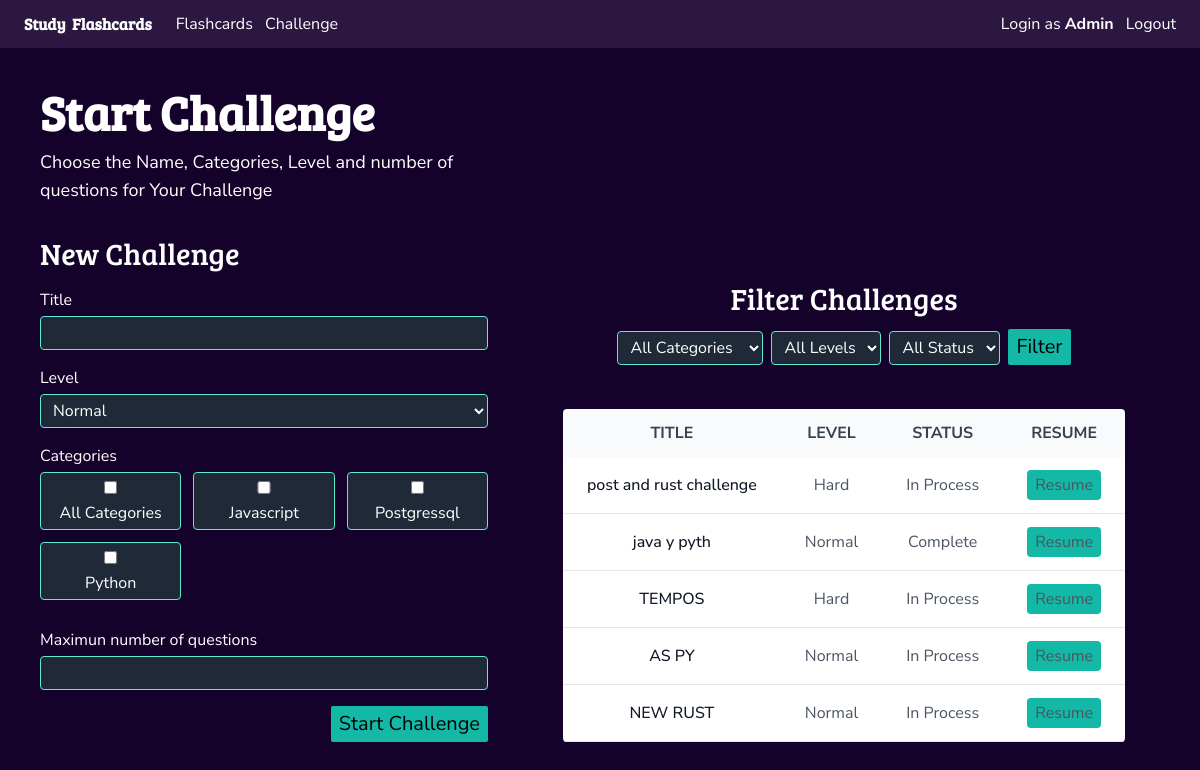
/challenges/ (signed in), run on an earlier commit of the app's database.
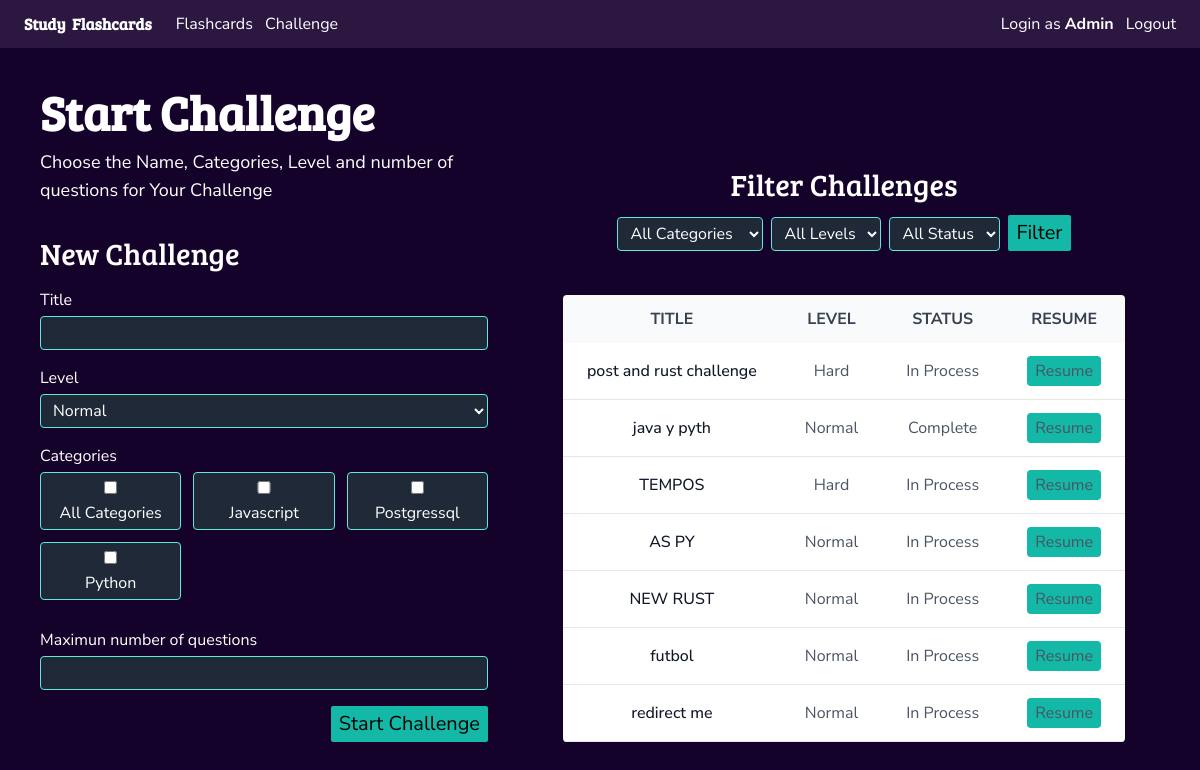
And on a later commit of the database.
### account/models.py (models this page shows)
class User(AbstractUser):
    email = models.EmailField(unique=True)
    USERNAME_FIELD = "email"
    REQUIRED_FIELDS = ["username"]
    objects = CustomUserManager()

### school/models.py (models this page shows, shortened)
class AbstractCard(models.Model):
    class Level(models.IntegerChoices):
        EASY = (1, 'Easy')
        NORMAL = (2, 'Normal')
        HARD = (3, 'Hard')
        MASTER = (4, 'Master')
    question = models.CharField(max_length=100)
    level = models.IntegerField(choices=Level.choices, default=Level.NORMAL)
    created = models.DateTimeField(auto_now_add=True)
    updated = models.DateTimeField(auto_now=True)
    class Meta:
        abstract = True

class FlashCard(AbstractCard):
    answer = models.TextField()
    category = models.ForeignKey(StudyCategory ,related_name="flashcards", on_delete=models.CASCADE, null=True)
    user = models.ForeignKey(User, related_name="flashcards", on_delete=models.CASCADE, blank=True)
    class Meta:
        ordering = ["-created"]
        indexes = [models.Index(
            fields=["-created"]
        )]

class StudyCategory(models.Model): # fcat
    name = models.CharField(max_length=100, unique=True)
    class Meta:
        ordering = ["name"]
        indexes = [models.Index(
            fields=["name"]
        )]

class Challenge(models.Model):
    class Level(models.IntegerChoices):
        EASY = (1, 'Easy')
        NORMAL = (2, 'Normal')
        HARD = (3, 'Hard')
        MASTER = (4, 'Master')
    class Status(models.IntegerChoices):
        PROCESS = (0, 'In Process')
        COMPLETE = (1, 'Complete')
    title = models.CharField(max_length=100)
    level = models.IntegerField(choices=Level.choices, default=Level.NORMAL)
    status = models.IntegerField(choices=Status.choices, default=Status.PROCESS)
    user = models.ForeignKey(User, on_delete=models.CASCADE, blank=True, related_name="challenges")
    number_questions = models.PositiveIntegerField("Maximun number of questions")
    questions = models.ManyToManyField(FlashCard, through='ChallengeQuestion')
    categories = models.ManyToManyField(StudyCategory, related_name="challenges")
    def get_resume_url(self):
        return reverse('school:challenge_resume', args=[self.id])

### school/challenge_views.py (the view)
# urls.py: path('challenges/', challenge_views.challenges, name='challenges'),
@login_required
@require_http_methods(["GET", "POST"])
def challenges(request):
    challenges = request.user.challenges.all()
    challenge_form = ChallengeForm(request=request)
    filter_challenge_form = FilterChallengeForm()
    return render(
        request,
        "school/challenges.html",
        {
            "challenge_form": challenge_form,
            "filter_challenge_form": filter_challenge_form,
            "challenges": challenges,
        },
    )

### school/forms.py (shortened to what this page needs)
class ChallengeForm(forms.ModelForm):
    categories = forms.MultipleChoiceField(
        widget=forms.CheckboxSelectMultiple, choices=[]
    )
    class Meta:
        model = Challenge
        fields = ["title", "level", "number_questions", "categories"]
    def __init__(self, *args, **kwargs):
        self.request = kwargs.pop("request", None)
        flashcard_num = self.request.user.flashcards.count()
        super(ChallengeForm, self).__init__(*args, **kwargs)
        self.fields["number_questions"].validators.append(
            MaxValueValidator(flashcard_num)
        )
        self.fields["number_questions"].widget.attrs["max"] = flashcard_num
        user_categories = StudyCategory.objects.filter(
            flashcards__user=self.request.user
        ).distinct()
        self.fields["categories"].choices = user_categories.values_list("id", "name")
        if len(self.data) == 0 or self.errors:
            self.fields["categories"].choices = (
                user_categories.filter(flashcards__level=2)
                .distinct()
                .values_list("id", "name")
            )

class FilterChallengeForm(forms.Form):
    category = forms.ChoiceField(choices=CATEGORIES, required=False)
    level = forms.ChoiceField(choices=LEVELS, required=False)
    status = forms.ChoiceField(choices=STATUS, required=False)

### school/templates/school/challenges.html (shortened to what this page needs)
{% extends 'school/base.html' %}
{% load static %}
{% block main %}
<section class="flex items-center justify-between gap-10 flex-col lg:flex-row ">
    <div id="creation-challenge-div" class="w-full max-w-md flex flex-col gap-8">
        {% if user.flashcards.count > 0 %}
            <div>
                <h1 class="text-5xl font-semibold mb-3 font-bresse">Start Challenge</h1>
                <p class="text-lg">Choose the Name, Categories, Level and number of questions for Your Challenge</p>
            </div>
            <div id="challenge-form-container" class="">
                {% include 'school/partials/forms/challenge_create.html' with form=challenge_form %}
            </div>
        {% endif %}
    </div>
    <div id="filtering-challenge-div" class="grow text-center lg:place-self-end flex flex-col gap-8">
        <div id="challenges-filter-form-container" class="flex justify-center">
            {% include "school/partials/forms/challenge_filter.html" %}
        </div>
        <div id="table-challenges-container" class="w-full">
            <table class="rounded overflow-hidden w-full max-w-[max-content] mx-auto">
                <thead class="text-gray-700 uppercase bg-gray-50 ">
                    <tr>
                        <th class="px-6 py-3">Title</th>
                        <th class="hidden md:table-cell px-6 py-3">Level</th>
                        <th class="hidden sm:table-cell px-6 py-3">Status</th>
                        <th class="px-6 py-3">Resume</th>
                    </tr>
                </thead>
                <tbody class="text-gray-600">
                    {% for challenge in challenges %}
                    <tr class="bg-white border-b ">
                        <td scope="row" class=" px-6 py-4 font-medium text-gray-900 ">{{challenge.title}}</td>
                        <td class="hidden md:table-cell px-6 py-4">{{challenge.get_level_display}}</td>
                        <td class="hidden sm:table-cell px-6 py-4">{{challenge.get_status_display}}</td>
                        <td class="px-6 py-4">
                            <a class="px-2 py-1 rounded bg-teal-500" href="{{challenge.get_resume_url}}">
                                Resume
                            </a>
                        </td>
                    </tr>
                    {% endfor %}
                </tbody>
            </table>
        </div>
    </div>
</section>
{% endblock main %}

### school/templates/school/base.html (shortened to what this page needs)
{% load static %}
<!DOCTYPE html>
<html lang="en">
<head>
    <link rel="stylesheet" href="{% static 'tailwind/tail.css' %}">
    <link rel="stylesheet" href="{% static 'school/css/animations.css' %}">
</head>
<body class="text-white flex flex-col min-h-screen w-full">
    <header x-data="{isMobileOpen: false}"
        class="w-full bg-darkheader shadow-md shadow-slate-200">
        <div class="mx-auto max-w-[1500px] h-12 flex justify-between gap-6 items-center px-3 py-1 md:px-6 md:py-2">
        <a class="font-bresse font-semibold whitespace-pre" href="{% url 'school:home' %}">Study  Flashcards</a>
        <nav class="hidden sm:flex grow justify-between">
            <ul class="flex gap-3">
                <li>
                    <a href="{% url 'school:flashcard_list' %}">Flashcards</a>
                </li>
                <li>
                    <a href="{% url 'school:challenges' %}">Challenge</a>
                </li>
            </ul>
            <ul class="flex gap-3">
                {% if user.is_authenticated %}
                <li>
                    <span >Login as <strong>{{user.username | title}}</strong></span>
                </li>
                <li>
                    <a href="{% url 'account:logout' %}">Logout</a>
                </li>
                {% endif %}
            </ul>
        </nav>
    </div>
    </header>
    <main class="bg-darkbody grow p-5 pt-10 md:p-10">
        <div class="mx-auto w-full max-w-6xl">
            {% block main %}
            {% endblock main %}
        </div>
    </main>
</body>
</html>

### school/templates/school/partials/forms/challenge_create.html (shortened to what this page needs)
{% load widget_tweaks %}
{% load dirs %}
<form class="flex flex-col gap-y-4" method="post" action="{% url 'school:challenge_create' %}"
    hx-headers='{"X-CSRFToken": "{{ csrf_token }}"}'
    hx-post="{% url 'school:challenge_create' %}"
    hx-swap="none"
    class="form-card"
>
    <h2 class="text-3xl font-bresse ">New Challenge</h2>
    <div class="">
        <label class="block mb-1" for="{{ form.title.id_for_label }}">
            {{form.title.label}}
        </label>
        {% render_field form.title class="w-full bg-gray-800 border border-teal-300 rounded py-1 px-2" %}
    </div>
    <div class="">
        <label class="block mb-1" for="{{ form.level.id_for_label }}">
            {{form.level.label}}
        </label>
        <select hx-get="{% url 'school:update_sections_challenge_form' %}"
            hx-trigger="change"
            hx-target="#challenge-create-category-container"
            hx-swap="innerHTML transition:true"
            name="{{form.level.name}}" class="w-full bg-gray-800 border border-teal-300 rounded py-1 px-2"
            rows="3" id="{{form.level.id_for_label}}">
            {% for lev in form.level %}
                <option {% if lev.data.selected %}selected{% endif %} value="{{lev.data.value}}">{{lev.data.label}}</option>
            {% endfor %}
        </select>
    </div>
         <div id="challenge-create-category-container" class=" text-white">
        {% include "school/partials/forms/challenge_create_sections/category.html" with form=form %}
        </div>
        <div id="challenge-create-number-container" class="">
            <label class="block mb-1" for="{{ form.number_questions.id_for_label }}">
                {{form.number_questions.label}}
            </label>
            {% render_field form.number_questions class="w-full bg-gray-800 border border-teal-300 rounded py-1 px-2" %}
        </div>
    <div class="text-right">
        <button class="text-xl py-1 px-2 rounded-sm bg-teal-500 hover:bg-teal-600 active:bg-teal-800 active:scale-95 text-black" type="submit">Start Challenge</button>
    </div>
</form>

### school/templates/school/partials/forms/challenge_create_sections/category.html (shortened to what this page needs)
{% load dirs %}
<label class="block mb-1" for="{{ form.categories.id_for_label }}">
    {{form.categories.label}}
</label>
<fieldset id="" class="mb-3 grid grid-cols-3 items-end gap-3">
    {% for choice in form.categories  %}
        {% if forloop.first %}
            <label onclick="selectAll(this)" for="checkbox-all" data-checkbox="#checkbox-all"
                class="text-center bg-gray-800 hover:bg-gray-900 border border-teal-300 rounded py-1 px-2" >
                <input  id="checkbox-all" type="checkbox"
                    selected="False"
                    class="w-full bg-gray-800 border border-teal-300 rounded py-1 px-2" id="">
                All Categories
            </label>
        {% endif %}
            <label class="text-center bg-gray-800  hover:bg-gray-900  border border-teal-300 rounded py-1 px-2" for="{{choice.data.attrs.id}}">
                <input
                type="{{choice.data.type}}" name="{{choice.data.name}}" value="{{choice.data.value}}" selected="{{choice.data.selected}}"
                class="category-checkbox w-full bg-gray-800 border border-teal-300 rounded py-1 px-2" id="{{choice.data.attrs.id}}">
                {{choice.data.label | title}}
            </label>
    {% endfor %}
</fieldset>

### school/templates/school/partials/forms/challenge_filter.html (shortened to what this page needs)
{% load widget_tweaks %}
<form action="{% url 'school:challenge_filter' %}"
    hx-get="{% url 'school:challenge_filter' %}"
    hx-target="#table-challenges-container"
    hx-swap="innerHTML transition:true">
    <h2 class="text-3xl font-bresse mb-3">Filter Challenges</h2>
    <div class="flex items-end flex-wrap gap-2">
        {% for field in filter_challenge_form %}
        <div class="mb-3">
            {% render_field field class="w-full bg-gray-800 border border-teal-300 rounded py-1 px-2" %}
        </div>
    {% endfor %}
    <div class="mb-3 flex items-end">
        <button class="text-xl py-1 px-2 rounded-sm bg-teal-500 hover:bg-teal-600 active:bg-teal-800 active:scale-95 text-black" type="submit">Filter</button>
    </div>
    </div>
</form>

What changed in the data, as far as the page shows it:
added Challenge: title "futbol", level "Normal", status "In Process"
added Challenge: title "redirect me", level "Normal", status "In Process"
